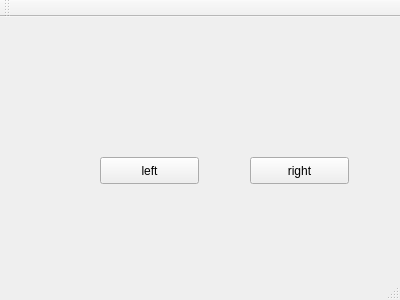
<?xml version="1.0" encoding="UTF-8"?>
<ui version="4.0">
 <class>MainWindow</class>
 <widget class="QMainWindow" name="MainWindow">
  <property name="geometry">
   <rect>
    <x>0</x>
    <y>0</y>
    <width>400</width>
    <height>300</height>
   </rect>
  </property>
  <property name="windowTitle">
   <string>MainWindow</string>
  </property>
  <widget class="QWidget" name="centralWidget">
   <widget class="QPushButton" name="pushButton">
    <property name="geometry">
     <rect>
      <x>100</x>
      <y>140</y>
      <width>99</width>
      <height>27</height>
     </rect>
    </property>
    <property name="text">
     <string>left</string>
    </property>
   </widget>
   <widget class="QPushButton" name="pushButton_2">
    <property name="geometry">
     <rect>
      <x>250</x>
      <y>140</y>
      <width>99</width>
      <height>27</height>
     </rect>
    </property>
    <property name="text">
     <string>right</string>
    </property>
   </widget>
   <widget class="QLabel" name="label">
    <property name="geometry">
     <rect>
      <x>86</x>
      <y>70</y>
      <width>251</width>
      <height>20</height>
     </rect>
    </property>
    <property name="text">
     <string/>
    </property>
   </widget>
   <widget class="QLabel" name="label_2">
    <property name="geometry">
     <rect>
      <x>50</x>
      <y>17</y>
      <width>311</width>
      <height>20</height>
     </rect>
    </property>
    <property name="text">
     <string/>
    </property>
   </widget>
  </widget>
  <widget class="QMenuBar" name="menuBar">
   <property name="geometry">
    <rect>
     <x>0</x>
     <y>0</y>
     <width>400</width>
     <height>25</height>
    </rect>
   </property>
  </widget>
  <widget class="QToolBar" name="mainToolBar">
   <attribute name="toolBarArea">
    <enum>TopToolBarArea</enum>
   </attribute>
   <attribute name="toolBarBreak">
    <bool>false</bool>
   </attribute>
  </widget>
  <widget class="QStatusBar" name="statusBar"/>
 </widget>
 <layoutdefault spacing="6" margin="11"/>
 <resources/>
 <connections/>
</ui>
